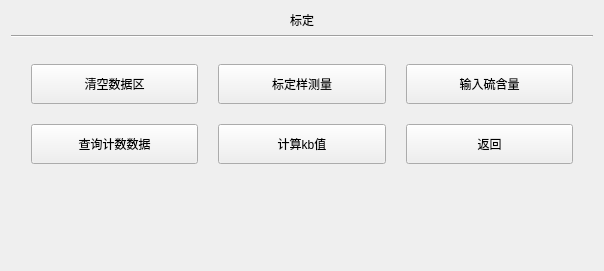
<?xml version="1.0" encoding="UTF-8"?>
<ui version="4.0">
 <class>calibration</class>
 <widget class="QWidget" name="calibration">
  <property name="geometry">
   <rect>
    <x>0</x>
    <y>0</y>
    <width>604</width>
    <height>271</height>
   </rect>
  </property>
  <property name="windowTitle">
   <string>Form</string>
  </property>
  <layout class="QGridLayout" name="gridLayout_2">
   <item row="0" column="0">
    <layout class="QVBoxLayout" name="verticalLayout" stretch="1,1,2,1">
     <item>
      <widget class="QLabel" name="label">
       <property name="sizePolicy">
        <sizepolicy hsizetype="Preferred" vsizetype="Maximum">
         <horstretch>0</horstretch>
         <verstretch>0</verstretch>
        </sizepolicy>
       </property>
       <property name="text">
        <string>标定</string>
       </property>
       <property name="alignment">
        <set>Qt::AlignCenter</set>
       </property>
      </widget>
     </item>
     <item>
      <widget class="Line" name="line">
       <property name="orientation">
        <enum>Qt::Horizontal</enum>
       </property>
      </widget>
     </item>
     <item>
      <layout class="QGridLayout" name="gridLayout">
       <property name="leftMargin">
        <number>20</number>
       </property>
       <property name="topMargin">
        <number>20</number>
       </property>
       <property name="rightMargin">
        <number>20</number>
       </property>
       <property name="bottomMargin">
        <number>20</number>
       </property>
       <property name="spacing">
        <number>20</number>
       </property>
       <item row="0" column="0">
        <widget class="QPushButton" name="pushButton">
         <property name="sizePolicy">
          <sizepolicy hsizetype="Minimum" vsizetype="Minimum">
           <horstretch>0</horstretch>
           <verstretch>0</verstretch>
          </sizepolicy>
         </property>
         <property name="layoutDirection">
          <enum>Qt::LeftToRight</enum>
         </property>
         <property name="text">
          <string>清空数据区</string>
         </property>
        </widget>
       </item>
       <item row="0" column="1">
        <widget class="QPushButton" name="pushButton_2">
         <property name="sizePolicy">
          <sizepolicy hsizetype="Minimum" vsizetype="Minimum">
           <horstretch>0</horstretch>
           <verstretch>0</verstretch>
          </sizepolicy>
         </property>
         <property name="layoutDirection">
          <enum>Qt::LeftToRight</enum>
         </property>
         <property name="text">
          <string>标定样测量</string>
         </property>
        </widget>
       </item>
       <item row="1" column="1">
        <widget class="QPushButton" name="pushButton_5">
         <property name="sizePolicy">
          <sizepolicy hsizetype="Minimum" vsizetype="Minimum">
           <horstretch>0</horstretch>
           <verstretch>0</verstretch>
          </sizepolicy>
         </property>
         <property name="layoutDirection">
          <enum>Qt::LeftToRight</enum>
         </property>
         <property name="text">
          <string>计算kb值</string>
         </property>
        </widget>
       </item>
       <item row="1" column="2">
        <widget class="QPushButton" name="pushButton_6">
         <property name="sizePolicy">
          <sizepolicy hsizetype="Minimum" vsizetype="Minimum">
           <horstretch>0</horstretch>
           <verstretch>0</verstretch>
          </sizepolicy>
         </property>
         <property name="text">
          <string>返回</string>
         </property>
        </widget>
       </item>
       <item row="0" column="2">
        <widget class="QPushButton" name="pushButton_4">
         <property name="sizePolicy">
          <sizepolicy hsizetype="Minimum" vsizetype="Minimum">
           <horstretch>0</horstretch>
           <verstretch>0</verstretch>
          </sizepolicy>
         </property>
         <property name="layoutDirection">
          <enum>Qt::LeftToRight</enum>
         </property>
         <property name="text">
          <string>输入硫含量</string>
         </property>
        </widget>
       </item>
       <item row="1" column="0">
        <widget class="QPushButton" name="pushButton_3">
         <property name="sizePolicy">
          <sizepolicy hsizetype="Minimum" vsizetype="Minimum">
           <horstretch>0</horstretch>
           <verstretch>0</verstretch>
          </sizepolicy>
         </property>
         <property name="layoutDirection">
          <enum>Qt::LeftToRight</enum>
         </property>
         <property name="text">
          <string>查询计数数据</string>
         </property>
        </widget>
       </item>
      </layout>
     </item>
     <item>
      <layout class="QHBoxLayout" name="horizontalLayout">
       <property name="sizeConstraint">
        <enum>QLayout::SetMinimumSize</enum>
       </property>
       <item>
        <widget class="issample" name="widget" native="true"/>
       </item>
       <item>
        <widget class="ispreheat" name="widget_2" native="true"/>
       </item>
       <item>
        <widget class="date_widget" name="widget_3" native="true"/>
       </item>
      </layout>
     </item>
    </layout>
   </item>
  </layout>
 </widget>
 <customwidgets>
  <customwidget>
   <class>date_widget</class>
   <extends>QWidget</extends>
   <header>date_widget.h</header>
   <container>1</container>
  </customwidget>
  <customwidget>
   <class>issample</class>
   <extends>QWidget</extends>
   <header>issample.h</header>
   <container>1</container>
  </customwidget>
  <customwidget>
   <class>ispreheat</class>
   <extends>QWidget</extends>
   <header>ispreheat.h</header>
   <container>1</container>
  </customwidget>
 </customwidgets>
 <resources/>
 <connections/>
</ui>
